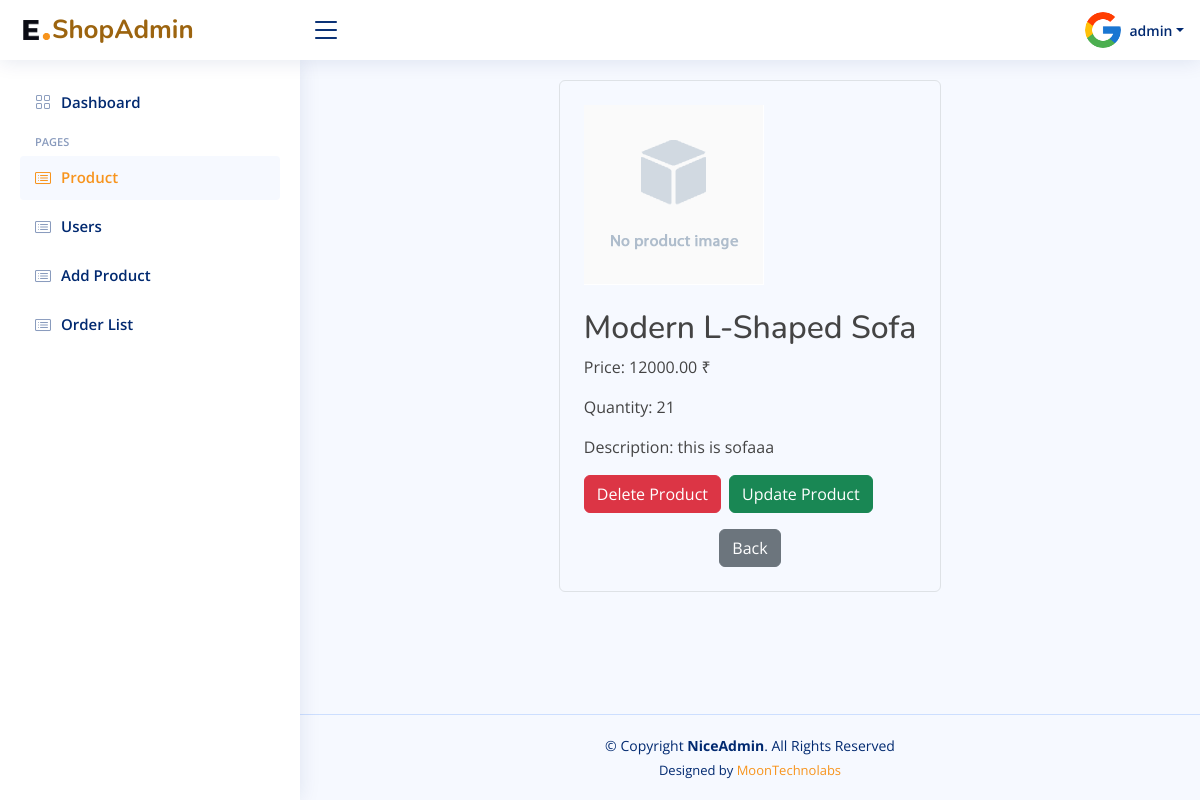
/products/4/ (signed in), run on an earlier commit of the app's database.
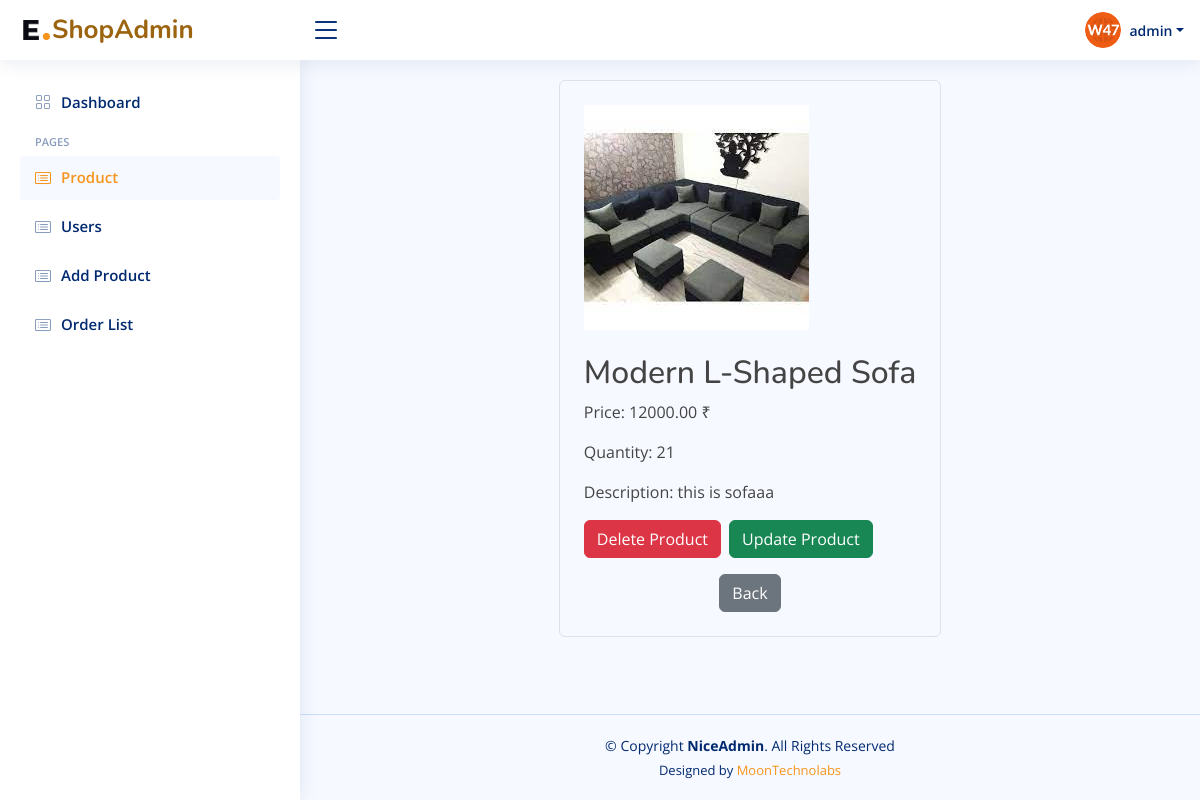
And on a later commit of the database.
### app/models.py (models this page shows, shortened)
class CustomUser(AbstractUser):
    name = models.CharField(max_length=100)
    email = models.EmailField(unique=True)

class UserProfile(models.Model):
    user = models.OneToOneField(settings.AUTH_USER_MODEL, on_delete=models.CASCADE)
    profile_pic = models.ImageField(upload_to='profile_pic/', default = 'profile_pic/userprofile.jpg')
    about = models.TextField(blank=True)
    job_title = models.CharField(max_length=200, blank=True)
    country = models.CharField(max_length=100, blank=True)
    address = models.CharField(max_length=200, blank=True)
    mobile_number = models.CharField(max_length=20, blank=True)

class Product(models.Model):
    label = models.CharField(max_length=50)
    description = models.TextField(max_length=200)
    category = models.ForeignKey(Category, on_delete = models.CASCADE)
    product_image = models.ImageField(upload_to='product_images/', default='product_images/product.png')
    quantity = models.PositiveIntegerField()
    price = models.DecimalField(max_digits=10, decimal_places=2)

### app/views.py (the view)
# urls.py: path('products/<int:product_id>/', views.product_detail, name='product-detail'),
@superuser_required
@login_required(login_url='/login/')
def product_detail(request, product_id):
    product = get_object_or_404(Product, pk=product_id)
    context = {'product': product}
    return render(request, 'product_detail.html', context)

### app/templatetags/custom_tags.py (called while the page is built)
@register.filter
def starts_with(value, arg):
    return value.startswith(arg)

### app/views.py (called while the page is built)
def superuser_required(view_func):
    @wraps(view_func)
    def _wrapped_view(request, *args, **kwargs):
        if request.user.is_authenticated and request.user.is_superuser:
            return view_func(request, *args, **kwargs)
        else:
            return redirect('user-home')
    return _wrapped_view

### templates/product_detail.html (shortened to what this page needs)
{% extends 'base.html' %}
{% block content %}
<div class="container">
        <div class="container">
            <div class="row justify-content-center">
                <div class="col-lg-8 col-md-10 d-flex flex-column align-items-center justify-content-center">
                    <div class="product-card border rounded p-4">
                        <div class="product-image">
                            <div class="product-image">
                                <img src="{{ product.product_image.url }}" alt="{{ product.label }}" class="fixed-image">
                            </div>
                        </div>
                        <div class="product-details pt-4">
                            <h2>{{ product.label }}</h2>
                            <p>Price: {{ product.price }} ₹</p>
                            <p>Quantity: {{ product.quantity }}</p>
                            <p>Description: {{ product.description }}</p>
                        </div>
                        <div class="product-actions mt-3 d-flex">
                            <form action="{% url 'product-delete' product.id %}" method="post">
                                <button type="submit" class="btn btn-danger" onclick="return confirm('Are you sure you want to delete this product?')">Delete Product</button>
                            </form>
                            <form action="{% url 'product-update' product.id %}" method="get">
                                <button type="submit" class="btn btn-success ms-2">Update Product</button>
                            </form>
                        </div>
                        <center>
                        <a href="{% url 'product-list' %}" class="btn btn-secondary mt-3">Back</a>
                        </center>
                    </div>
                </div>
            </div>
        </div>
</div>
{% endblock %}

### templates/base.html (shortened to what this page needs)
<!DOCTYPE html>
<html lang="en">
  <head>
    {% load static %}
    {% load custom_tags %}
    <link href="{% static 'assets/vendor/bootstrap/css/bootstrap.min.css' %}" rel="stylesheet">
    <link href="{% static 'assets/vendor/bootstrap-icons/bootstrap-icons.css' %}" rel="stylesheet">
    <link href="{% static 'assets/vendor/boxicons/css/boxicons.min.css' %}" rel="stylesheet">
    <link href="{% static 'assets/vendor/quill/quill.snow.css' %}" rel="stylesheet">
    <link href="{% static 'assets/vendor/quill/quill.bubble.css' %}" rel="stylesheet">
    <link href="{% static 'assets/vendor/remixicon/remixicon.css' %}" rel="stylesheet">
    <link href="{% static 'assets/vendor/simple-datatables/style.css' %}" rel="stylesheet">
    <link rel="stylesheet" type="text/css" href="{% static 'assets/css/style.css' %}">
</head>
<body>
  <header id="header" class="header fixed-top d-flex align-items-center">
    <div class="d-flex align-items-center justify-content-between">
      <a href="{% url 'home' %}" class="logo d-flex align-items-center">
        <img src="{% static '/assets/img/favicon1.png' %}" alt="">
        <span class="d-none d-lg-block">ShopAdmin</span>
      </a>
      <i class="bi bi-list toggle-sidebar-btn"></i>
    </div>
    <nav class="header-nav ms-auto">
      <ul class="d-flex align-items-center">
           <li class="nav-item dropdown pe-3">
          <a class="nav-link nav-profile d-flex align-items-center pe-0" href="#" data-bs-toggle="dropdown">
            <img src="{{ request.user.userprofile.profile_pic.url }}" alt="Profile" class="rounded-circle">
            <span class="d-none d-md-block dropdown-toggle ps-2">{{ request.user.username }}</span>
          </a>
        </li>
      </ul>
    </nav>
  </header>
     {% if request.user.is_superuser %}
  <aside id="sidebar" class="sidebar">
    <ul class="sidebar-nav" id="sidebar-nav">
      <li class="nav-item">
        <a class="nav-link {% if request.path == '/' %}{% else %} collapsed{% endif %}" href="{% url 'home' %}">
          <i class="bi bi-grid"></i>
          <span>Dashboard</span>
        </a>
      </li>
      <li class="nav-heading">Pages</li>
      <li class="nav-item">
        <a class="nav-link{% if request.path|starts_with:'/products/' %}{% else %} collapsed{% endif %}" href="{% url 'product-list' %}">
            <i class="bi bi-card-list"></i>
            <span>Product </span>
        </a>
    </li>
      <li class="nav-item">
        <a class="nav-link{% if request.path|starts_with:'/users/' %}{% else %} collapsed{% endif %}" href="{% url 'user' %}">
          <i class="bi bi-card-list"></i>
          <span>Users</span>
        </a>
      </li>
      <li class="nav-item">
        <a class="nav-link {% if request.path|starts_with:'/add_product/' %}{% else %} collapsed{% endif %}" href="{% url 'add_product' %}">
          <i class="bi bi-card-list"></i>
          <span>Add Product</span>
        </a>
      </li>
      <li class="nav-item">
        <a class="nav-link {% if request.path|starts_with:'/orders/' %}{% else %} collapsed{% endif %}" href="{% url 'admin-order-list' %}">
          <i class="bi bi-card-list"></i>
          <span>Order List</span>
        </a>
      </li>
    </ul>
  </aside>
 {% endif %}
  <main id="main" class="main">
            {% block content %}{% endblock %}
  </main>
  <footer id="footer" class="footer">
    <div class="copyright">
      &copy; Copyright <strong><span>NiceAdmin</span></strong>. All Rights Reserved
    </div>
    <div class="credits">
      Designed by <a href="https://www.moontechnolabs.com/">MoonTechnolabs</a>
    </div>
  </footer>
</body>
</html>

What changed in the data, as far as the page shows it:
changed CustomUser "admin": user.userprofile.profile_pic: a different picture
changed Product "Modern L-Shaped Sofa": product_image: a different picture
